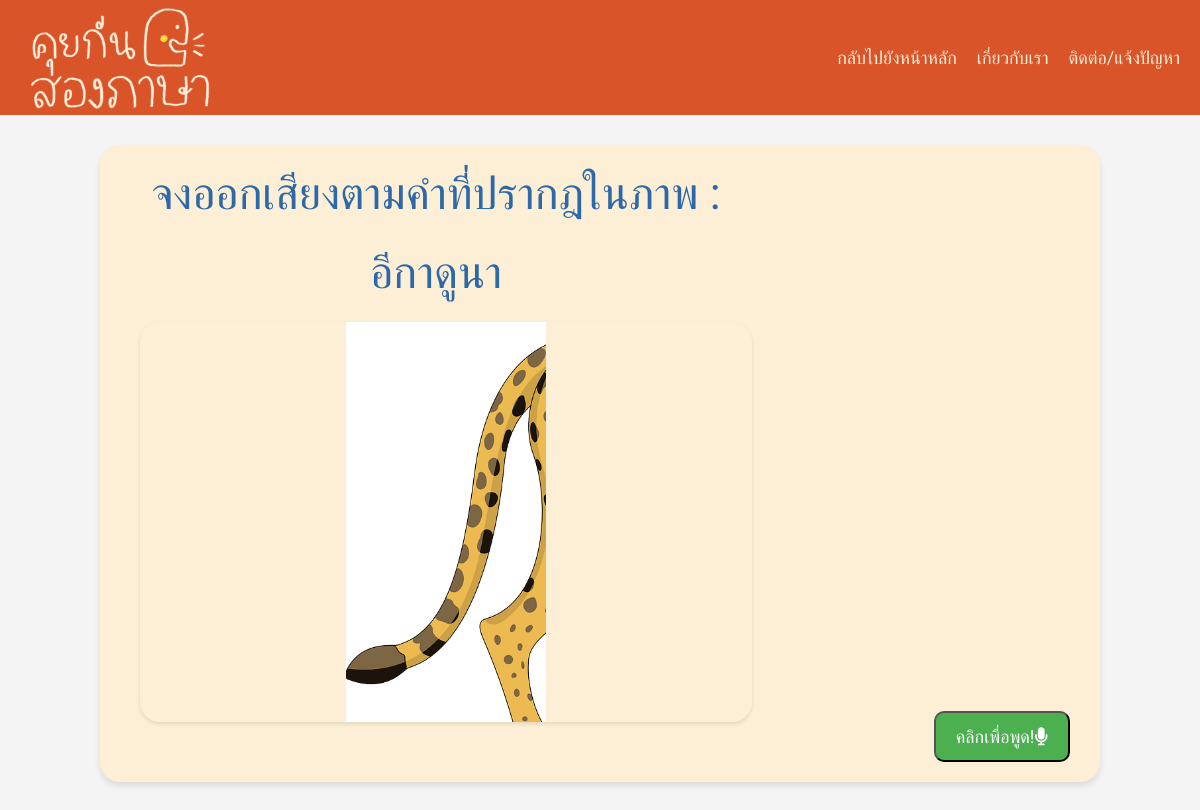
The page /quiz on the database its author committed.
### main.py (models this page shows, shortened)
class Question(db.Model):
    id = db.Column(db.Integer, primary_key=True)
    question = db.Column(db.String(500), nullable=False)
    image = db.Column(db.String(100))
    lesson = db.Column(db.Integer , nullable=False)

### main.py (the view)
@app.route('/quiz')
def quiz():
    questions = Question.query.all()
    return render_template('quiz.html', questions=questions)

### templates/quiz.html (shortened to what this page needs)
<!DOCTYPE html>
<html lang="en">
<head>
    <link href="https://cdn.jsdelivr.net/npm/bootstrap@5.3.0-alpha1/dist/css/bootstrap.min.css" rel="stylesheet">
    <link href="https://cdnjs.cloudflare.com/ajax/libs/font-awesome/6.0.0-beta3/css/all.min.css" rel="stylesheet">
</head>
<body>
    <div class="navbar-main">
        <a href="/" class="navbar-logo">
            <img src="/static/pic/mini_logo.png" alt="Logo" class="navbar-logo-img">
        </a>
        <div class="navbar-links">
            <a href="/" class="navbar-text">กลับไปยังหน้าหลัก</a>
            <a href="about_us" class="navbar-text">เกี่ยวกับเรา</a>
            <a href="contact_page" class="navbar-text">ติดต่อ/แจ้งปัญหา</a>
        </div>
    </div>
    <div class="container">
        {% for question in questions %}
        <div class="lesson-box" data-lesson-id="{{ question.lesson }}">
            <div class="row">
                <div class="col-md-8">
                    <div class="d-flex flex-column">
                        <h1 class="headings">จงออกเสียงตามคำที่ปรากฎในภาพ : </h1>
                        <h1 class="heading">{{ question.question }}</h1>
                        <div class="lesson-content">
                            <div class="lesson-image-wrapper">
                                <img class="lesson-image img-fluid"
                                    src="{{ url_for('static', filename=question.image) }}" alt="Lesson Image">
                            </div>
                        </div>
                    </div>
                </div>
                <div class="col-md-4 d-flex align-items-end justify-content-end">
                    <button class="speak-button">คลิกเพื่อพูด!<i class="fas fa-microphone"></i></button>
                </div>
            </div>
        </div>
        {% endfor %}
    </div>
</body>
</html>

### templates/quiz.html (style rules this page uses)
.navbar-main { background-color: #DA542A; width: 100%; height: 115px; display: flex; justify-content: span-between; align-items: center; padding: 0 20px; position: fixed; top: 0; left: 0; z-index: 999; }
.navbar-text { color: #FDEFD5; font-size: 18px; cursor: pointer; text-decoration: none; font-family: 'Itim', cursive; }
.navbar-logo { display: flex; align-items: center; text-decoration: none; margin-right: 20px; }
.navbar-logo-img { width: 200px; height: auto; margin-right: 20px; }
.navbar-links { display: flex; gap: 20px; margin-left: auto; }
.container { max-width: 1200px; margin: 0 auto; padding: 20px; margin-top: 115px; display: flex; justify-content: center; align-items: center; flex-direction: column; }
body { background-color: #f4f4f4; font-family: 'Itim', cursive; margin: 0; padding: 0; }
.heading { color: #2D69A8; font-size: 45px; font-weight: 400; line-height: 130%; margin-bottom: 20px; width: 100%; text-align: center; }
.headings { color: #2D69A8; font-size: 45px; font-weight: 400; line-height: 130%; margin-bottom: 20px; width: 100%; text-align: center; }
.lesson-box { display: flex; justify-content: space-between; align-items: center; border-radius: 20px; background: #fdefd5; padding: 20px; margin: 10px; width: 100%; max-width: 1000px; box-shadow: 0 4px 6px rgba(0, 0, 0, 0.1); position: relative; flex: 1; }
.lesson-content { color: #2D69A8; font-size: 18px; font-weight: 400; line-height: 130%; margin-bottom: 20px; text-align: center; flex: 1; margin-left: 20px; }
.lesson-image { flex: 0 0 30%; width: 100%; max-height: 400px; object-fit: contain; border-radius: 20px; margin-bottom: 20px; box-shadow: 0 2px 4px rgba(0, 0, 0, 0.1); }
.lesson-box { display: none; }
.lesson-box:first-child { display: block; }
.speak-button { background-color: #4CAF50; color: white; border-radius: 10px; padding: 10px 20px; cursor: pointer; font-size: 18px; margin-right: 10px; text-decoration: none; margin-left: auto; display: block; }

### rows shown on the page
Question: question "อีกาดูนา", image (picture)
